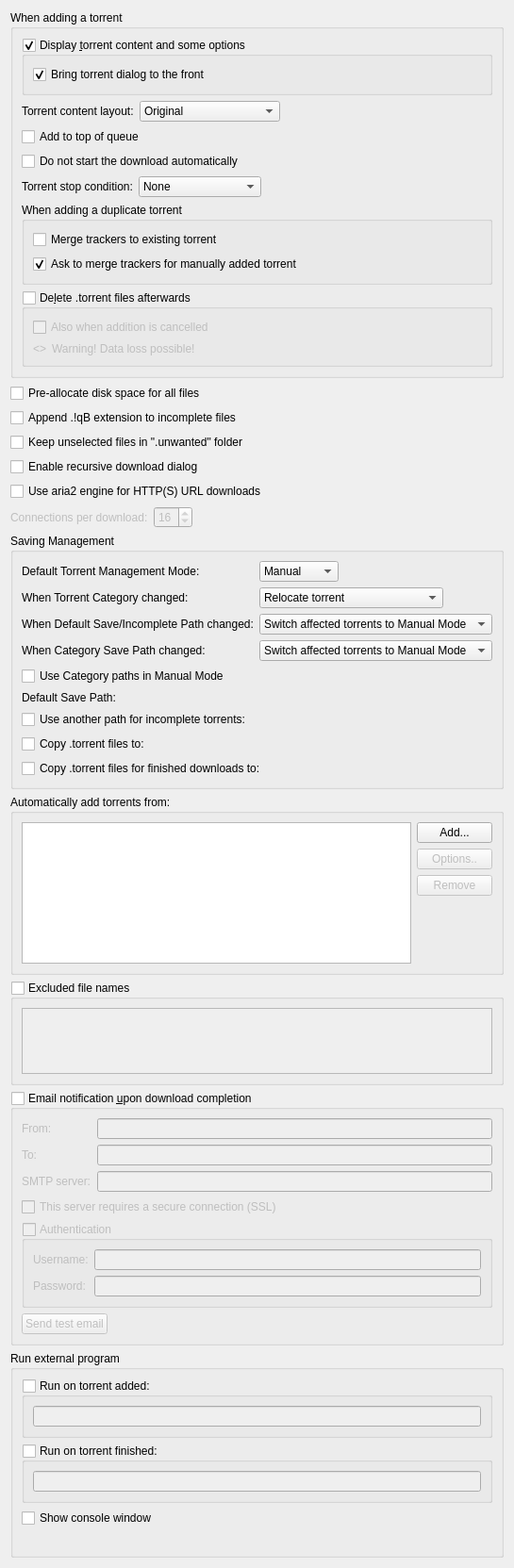
          <widget class="QWidget" name="scrollAreaWidgetContents_2">
           <property name="geometry">
            <rect>
             <x>0</x>
             <y>0</y>
             <width>539</width>
             <height>1457</height>
            </rect>
           </property>
           <layout class="QVBoxLayout" name="verticalLayout">
            <item>
             <widget class="QGroupBox" name="torrentAdditionBox">
              <property name="title">
               <string>When adding a torrent</string>
              </property>
              <layout class="QVBoxLayout" name="torrentAdditionBoxLayout">
               <item>
                <widget class="QGroupBox" name="checkAdditionDialog">
                 <property name="title">
                  <string>Display &amp;torrent content and some options</string>
                 </property>
                 <property name="checkable">
                  <bool>true</bool>
                 </property>
                 <layout class="QVBoxLayout" name="verticalLayout_18">
                  <item>
                   <widget class="QCheckBox" name="checkAdditionDialogFront">
                    <property name="text">
                     <string>Bring torrent dialog to the front</string>
                    </property>
                    <property name="checked">
                     <bool>true</bool>
                    </property>
                   </widget>
                  </item>
                 </layout>
                </widget>
               </item>
               <item>
                <layout class="QHBoxLayout" name="horizontalLayout_19">
                 <item>
                  <widget class="QLabel" name="contentLayoutLabel">
                   <property name="text">
                    <string>Torrent content layout:</string>
                   </property>
                  </widget>
                 </item>
                 <item>
                  <widget class="QComboBox" name="contentLayoutComboBox">
                   <property name="currentIndex">
                    <number>0</number>
                   </property>
                   <item>
                    <property name="text">
                     <string>Original</string>
                    </property>
                   </item>
                   <item>
                    <property name="text">
                     <string>Create subfolder</string>
                    </property>
                   </item>
                   <item>
                    <property name="text">
                     <string>Don't create subfolder</string>
                    </property>
                   </item>
                  </widget>
                 </item>
                 <item>
                  <spacer name="horizontalSpacer_20">
                   <property name="orientation">
                    <enum>Qt::Orientation::Horizontal</enum>
                   </property>
                   <property name="sizeHint" stdset="0">
                    <size>
                     <width>40</width>
                     <height>20</height>
                    </size>
                   </property>
                  </spacer>
                 </item>
                </layout>
               </item>
               <item>
                <widget class="QCheckBox" name="checkAddToQueueTop">
                 <property name="toolTip">
                  <string>The torrent will be added to the top of the download queue</string>
                 </property>
                 <property name="text">
                  <string extracomment="The torrent will be added to the top of the download queue">Add to top of queue</string>
                 </property>
                </widget>
               </item>
               <item>
                <widget class="QCheckBox" name="checkAddStopped">
                 <property name="toolTip">
                  <string>The torrent will be added to download list in a stopped state</string>
                 </property>
                 <property name="text">
                  <string extracomment="The torrent will be added to download list in a stopped state">Do not start the download automatically</string>
                 </property>
                </widget>
               </item>
               <item>
                <layout class="QHBoxLayout" name="stopConditionLayout">
                 <item>
                  <widget class="QLabel" name="stopConditionLabel">
                   <property name="text">
                    <string>Torrent stop condition:</string>
                   </property>
                  </widget>
                 </item>
                 <item>
                  <widget class="QComboBox" name="stopConditionComboBox">
                   <property name="currentIndex">
                    <number>0</number>
                   </property>
                   <item>
                    <property name="text">
                     <string>None</string>
                    </property>
                   </item>
                   <item>
                    <property name="text">
                     <string>Metadata received</string>
                    </property>
                   </item>
                   <item>
                    <property name="text">
                     <string>Files checked</string>
                    </property>
                   </item>
                  </widget>
                 </item>
                 <item>
                  <spacer name="stopConditionSpacer">
                   <property name="orientation">
                    <enum>Qt::Orientation::Horizontal</enum>
                   </property>
                   <property name="sizeHint" stdset="0">
                    <size>
                     <width>40</width>
                     <height>20</height>
                    </size>
                   </property>
                  </spacer>
                 </item>
                </layout>
               </item>
               <item>
                <widget class="QGroupBox" name="duplicateTorrentGroup">
                 <property name="title">
                  <string>When adding a duplicate torrent</string>
                 </property>
                 <layout class="QVBoxLayout" name="duplicateTorrentBoxLayout">
                  <item>
                   <widget class="QCheckBox" name="checkMergeTrackers">
                    <property name="text">
                     <string>Merge trackers to existing torrent</string>
                    </property>
                    <property name="checked">
                     <bool>false</bool>
                    </property>
                   </widget>
                  </item>
                  <item>
                   <widget class="QCheckBox" name="checkConfirmMergeTrackers">
                    <property name="text">
                     <string>Ask to merge trackers for manually added torrent</string>
                    </property>
                    <property name="checked">
                     <bool>true</bool>
                    </property>
                   </widget>
                  </item>
                 </layout>
                </widget>
               </item>
               <item>
                <widget class="QGroupBox" name="deleteTorrentBox">
                 <property name="toolTip">
                  <string>Whether the .torrent file should be deleted after adding it</string>
                 </property>
                 <property name="title">
                  <string>De&amp;lete .torrent files afterwards </string>
                 </property>
                 <property name="checkable">
                  <bool>true</bool>
                 </property>
                 <property name="checked">
                  <bool>false</bool>
                 </property>
                 <layout class="QVBoxLayout" name="deleteTorrentBoxLayout">
                  <item>
                   <widget class="QCheckBox" name="deleteCancelledTorrentBox">
                    <property name="toolTip">
                     <string>Also delete .torrent files whose addition was cancelled</string>
                    </property>
                    <property name="text">
                     <string>Also when addition is cancelled</string>
                    </property>
                   </widget>
                  </item>
                  <item>
                   <layout class="QHBoxLayout" name="deleteTorrentWarningLayout">
                    <item>
                     <widget class="QLabel" name="deleteTorrentWarningIcon">
                      <property name="sizePolicy">
                       <sizepolicy hsizetype="Fixed" vsizetype="Preferred">
                        <horstretch>0</horstretch>
                        <verstretch>0</verstretch>
                       </sizepolicy>
                      </property>
                      <property name="text">
                       <string notr="true">&lt;&gt;</string>
                      </property>
                     </widget>
                    </item>
                    <item>
                     <widget class="QLabel" name="deleteTorrentWarningLabel">
                      <property name="text">
                       <string>Warning! Data loss possible!</string>
                      </property>
                     </widget>
                    </item>
                   </layout>
                  </item>
                 </layout>
                </widget>
               </item>
              </layout>
             </widget>
            </item>
            <item>
             <widget class="QCheckBox" name="checkPreallocateAll">
              <property name="toolTip">
               <string>Allocate full file sizes on disk before starting downloads, to minimize fragmentation. Only useful for HDDs.</string>
              </property>
              <property name="text">
               <string>Pre-allocate disk space for all files</string>
              </property>
             </widget>
            </item>
            <item>
             <widget class="QCheckBox" name="checkAppendqB">
              <property name="text">
               <string>Append .!qB extension to incomplete files</string>
              </property>
             </widget>
            </item>
            <item>
             <widget class="QCheckBox" name="checkUnwantedFolder">
              <property name="text">
               <string>Keep unselected files in &quot;.unwanted&quot; folder</string>
              </property>
             </widget>
            </item>
            <item>
             <widget class="QCheckBox" name="checkRecursiveDownload">
              <property name="toolTip">
               <string>When a torrent is downloaded, offer to add torrents from any .torrent files found inside it</string>
              </property>
              <property name="text">
               <string>Enable recursive download dialog</string>
              </property>
             </widget>
            </item>
            <item>
             <widget class="QCheckBox" name="checkAria2Engine">
              <property name="toolTip">
               <string>Use the aria2 multi-connection engine for HTTP(S) URL downloads instead of the native single-connection downloader</string>
              </property>
              <property name="text">
               <string>Use aria2 engine for HTTP(S) URL downloads</string>
              </property>
             </widget>
            </item>
            <item>
             <layout class="QHBoxLayout" name="aria2ConnectionsLayout">
              <item>
               <widget class="QLabel" name="labelAria2Connections">
                <property name="enabled">
                 <bool>false</bool>
                </property>
                <property name="text">
                 <string>Connections per download:</string>
                </property>
               </widget>
              </item>
              <item>
               <widget class="QSpinBox" name="spinAria2Connections">
                <property name="enabled">
                 <bool>false</bool>
                </property>
                <property name="minimum">
                 <number>1</number>
                </property>
                <property name="maximum">
                 <number>64</number>
                </property>
                <property name="value">
                 <number>16</number>
                </property>
               </widget>
              </item>
              <item>
               <spacer name="aria2ConnectionsSpacer">
                <property name="orientation">
                 <enum>Qt::Orientation::Horizontal</enum>
                </property>
                <property name="sizeHint" stdset="0">
                 <size>
                  <width>40</width>
                  <height>20</height>
                 </size>
                </property>
               </spacer>
              </item>
             </layout>
            </item>
            <item>
             <widget class="QGroupBox" name="groupSavingManagement">
              <property name="title">
               <string>Saving Management</string>
              </property>
              <layout class="QVBoxLayout" name="groupSavingManagementLayout">
               <item>
                <layout class="QGridLayout" name="gridLayout_3">
                 <item row="0" column="0">
                  <widget class="QLabel" name="label_40">
                   <property name="text">
                    <string>Default Torrent Management Mode:</string>
                   </property>
                  </widget>
                 </item>
                 <item row="0" column="1">
                  <layout class="QHBoxLayout" name="horizontalLayout_70">
                   <property name="spacing">
                    <number>10</number>
                   </property>
                   <item>
                    <widget class="QComboBox" name="comboSavingMode">
                     <property name="toolTip">
                      <string>Automatic: Various torrent properties (e.g. save path) will be decided by the associated category
Manual: Various torrent properties (e.g. save path) must be assigned manually</string>
                     </property>
                     <item>
                      <property name="text">
                       <string>Manual</string>
                      </property>
                     </item>
                     <item>
                      <property name="text">
                       <string>Automatic</string>
                      </property>
                     </item>
                    </widget>
                   </item>
                   <item>
                    <spacer name="horizontalSpacer_160">
                     <property name="orientation">
                      <enum>Qt::Orientation::Horizontal</enum>
                     </property>
                     <property name="sizeHint" stdset="0">
                      <size>
                       <width>40</width>
                       <height>20</height>
                      </size>
                     </property>
                    </spacer>
                   </item>
                  </layout>
                 </item>
                 <item row="1" column="0">
                  <widget class="QLabel" name="labelTorrentCategoryChanged">
                   <property name="text">
                    <string>When Torrent Category changed:</string>
                   </property>
                  </widget>
                 </item>
                 <item row="1" column="1">
                  <layout class="QHBoxLayout" name="horizontalLayout_14">
                   <item>
                    <widget class="QComboBox" name="comboTorrentCategoryChanged">
                     <item>
                      <property name="text">
                       <string>Relocate torrent</string>
                      </property>
                     </item>
                     <item>
                      <property name="text">
                       <string>Switch torrent to Manual Mode</string>
                      </property>
                     </item>
                    </widget>
                   </item>
                   <item>
                    <spacer name="horizontalSpacer_17">
                     <property name="orientation">
                      <enum>Qt::Orientation::Horizontal</enum>
                     </property>
                     <property name="sizeHint" stdset="0">
                      <size>
                       <width>40</width>
                       <height>20</height>
                      </size>
                     </property>
                    </spacer>
                   </item>
                  </layout>
                 </item>
                 <item row="2" column="0">
                  <widget class="QLabel" name="labelCategoryDefaultPathChanged">
                   <property name="text">
                    <string>When Default Save/Incomplete Path changed:</string>
                   </property>
                  </widget>
                 </item>
                 <item row="2" column="1">
                  <layout class="QHBoxLayout" name="horizontalLayout_15">
                   <item>
                    <widget class="QComboBox" name="comboCategoryDefaultPathChanged">
                     <property name="currentIndex">
                      <number>1</number>
                     </property>
                     <item>
                      <property name="text">
                       <string>Relocate affected torrents</string>
                      </property>
                     </item>
                     <item>
                      <property name="text">
                       <string>Switch affected torrents to Manual Mode</string>
                      </property>
                     </item>
                    </widget>
                   </item>
                   <item>
                    <spacer name="horizontalSpacer_18">
                     <property name="orientation">
                      <enum>Qt::Orientation::Horizontal</enum>
                     </property>
                     <property name="sizeHint" stdset="0">
                      <size>
                       <width>40</width>
                       <height>20</height>
                      </size>
                     </property>
                    </spacer>
                   </item>
                  </layout>
                 </item>
                 <item row="3" column="0">
                  <widget class="QLabel" name="labelCategoryChanged">
                   <property name="text">
                    <string>When Category Save Path changed:</string>
                   </property>
                  </widget>
                 </item>
                 <item row="3" column="1">
                  <layout class="QHBoxLayout" name="horizontalLayout_17">
                   <item>
                    <widget class="QComboBox" name="comboCategoryChanged">
                     <property name="currentIndex">
                      <number>1</number>
                     </property>
                     <item>
                      <property name="text">
                       <string>Relocate affected torrents</string>
                      </property>
                     </item>
                     <item>
                      <property name="text">
                       <string>Switch affected torrents to Manual Mode</string>
                      </property>
                     </item>
                    </widget>
                   </item>
                   <item>
                    <spacer name="horizontalSpacer_19">
                     <property name="orientation">
                      <enum>Qt::Orientation::Horizontal</enum>
                     </property>
                     <property name="sizeHint" stdset="0">
                      <size>
                       <width>40</width>
                       <height>20</height>
                      </size>
                     </property>
                    </spacer>
                   </item>
                  </layout>
                 </item>
                </layout>
               </item>
               <item>
                <widget class="QCheckBox" name="checkUseCategoryPaths">
                 <property name="toolTip">
                  <string>Resolve relative Save Path against appropriate Category path instead of Default one</string>
                 </property>
                 <property name="text">
                  <string>Use Category paths in Manual Mode</string>
                 </property>
                </widget>
               </item>
               <item>
                <layout class="QGridLayout" name="gridLayout_4">
                 <item row="0" column="0">
                  <widget class="QLabel" name="labelSavePath">
                   <property name="text">
                    <string>Default Save Path:</string>
                   </property>
                  </widget>
                 </item>
                 <item row="0" column="1">
                  <widget class="FileSystemPathLineEdit" name="textSavePath" native="true"/>
                 </item>
                 <item row="1" column="0">
                  <widget class="QCheckBox" name="checkUseDownloadPath">
                   <property name="text">
                    <string>Use another path for incomplete torrents:</string>
                   </property>
                  </widget>
                 </item>
                 <item row="1" column="1">
                  <widget class="FileSystemPathLineEdit" name="textDownloadPath" native="true"/>
                 </item>
                 <item row="2" column="0">
                  <widget class="QCheckBox" name="checkExportDir">
                   <property name="text">
                    <string>Copy .torrent files to:</string>
                   </property>
                  </widget>
                 </item>
                 <item row="2" column="1">
                  <widget class="FileSystemPathLineEdit" name="textExportDir" native="true"/>
                 </item>
                 <item row="3" column="0">
                  <widget class="QCheckBox" name="checkExportDirFin">
                   <property name="text">
                    <string>Copy .torrent files for finished downloads to:</string>
                   </property>
                  </widget>
                 </item>
                 <item row="3" column="1">
                  <widget class="FileSystemPathLineEdit" name="textExportDirFin" native="true"/>
                 </item>
                </layout>
               </item>
              </layout>
             </widget>
            </item>
            <item>
             <widget class="QGroupBox" name="groupBox_2">
              <property name="title">
               <string>Automatically add torrents from:</string>
              </property>
              <layout class="QVBoxLayout" name="verticalLayout_38">
               <item>
                <layout class="QHBoxLayout" name="horizontalLayout_16">
                 <item>
                  <widget class="QTreeView" name="scanFoldersView">
                   <property name="sizePolicy">
                    <sizepolicy hsizetype="Expanding" vsizetype="Expanding">
                     <horstretch>0</horstretch>
                     <verstretch>1</verstretch>
                    </sizepolicy>
                   </property>
                   <property name="minimumSize">
                    <size>
                     <width>250</width>
                     <height>150</height>
                    </size>
                   </property>
                   <property name="editTriggers">
                    <set>QAbstractItemView::EditTrigger::AllEditTriggers</set>
                   </property>
                   <property name="selectionMode">
                    <enum>QAbstractItemView::SelectionMode::SingleSelection</enum>
                   </property>
                   <property name="selectionBehavior">
                    <enum>QAbstractItemView::SelectionBehavior::SelectRows</enum>
                   </property>
                   <property name="textElideMode">
                    <enum>Qt::TextElideMode::ElideNone</enum>
                   </property>
                   <property name="rootIsDecorated">
                    <bool>false</bool>
                   </property>
                   <attribute name="headerDefaultSectionSize">
                    <number>80</number>
                   </attribute>
                   <attribute name="headerStretchLastSection">
                    <bool>false</bool>
                   </attribute>
                  </widget>
                 </item>
                 <item>
                  <layout class="QVBoxLayout" name="verticalLayout_37">
                   <item>
                    <widget class="QPushButton" name="addWatchedFolderButton">
                     <property name="text">
                      <string>Add...</string>
                     </property>
                    </widget>
                   </item>
                   <item>
                    <widget class="QPushButton" name="editWatchedFolderButton">
                     <property name="enabled">
                      <bool>false</bool>
                     </property>
                     <property name="text">
                      <string>Options..</string>
                     </property>
                    </widget>
                   </item>
                   <item>
                    <widget class="QPushButton" name="removeWatchedFolderButton">
                     <property name="enabled">
                      <bool>false</bool>
                     </property>
                     <property name="text">
                      <string>Remove</string>
                     </property>
                    </widget>
                   </item>
                   <item>
                    <spacer name="verticalSpacer_6">
                     <property name="orientation">
                      <enum>Qt::Orientation::Vertical</enum>
                     </property>
                     <property name="sizeHint" stdset="0">
                      <size>
                       <width>20</width>
                       <height>40</height>
                      </size>
                     </property>
                    </spacer>
                   </item>
                  </layout>
                 </item>
                </layout>
               </item>
              </layout>
             </widget>
            </item>
            <item>
             <widget class="QGroupBox" name="groupExcludedFileNames">
              <property name="title">
               <string>Excluded file names</string>
              </property>
              <property name="checkable">
               <bool>true</bool>
              </property>
              <property name="checked">
               <bool>false</bool>
              </property>
              <layout class="QVBoxLayout" name="verticalLayout_311">
               <item>
                <widget class="QPlainTextEdit" name="textExcludedFileNames">
                 <property name="toolTip">
                  <string>Blacklist filtered file names from being downloaded from torrent(s).
Files matching any of the filters in this list will have their priority automatically set to &quot;Do not download&quot;.

Use newlines to separate multiple entries. Can use wildcards as outlined below.
*: matches zero or more of any characters.
?: matches any single character.
[...]: sets of characters can be represented in square brackets.

Examples
*.exe: filter '.exe' file extension.
readme.txt: filter exact file name.
?.txt: filter 'a.txt', 'b.txt' but not 'aa.txt'.
readme[0-9].txt: filter 'readme1.txt', 'readme2.txt' but not 'readme10.txt'.</string>
                 </property>
                 <property name="tabChangesFocus">
                  <bool>true</bool>
                 </property>
                 <property name="lineWrapMode">
                  <enum>QPlainTextEdit::LineWrapMode::NoWrap</enum>
                 </property>
                </widget>
               </item>
              </layout>
             </widget>
            </item>
            <item>
             <widget class="QGroupBox" name="groupMailNotification">
              <property name="title">
               <string>Email notification &amp;upon download completion</string>
              </property>
              <property name="checkable">
               <bool>true</bool>
              </property>
              <property name="checked">
               <bool>false</bool>
              </property>
              <layout class="QVBoxLayout" name="verticalLayout_171">
               <item>
                <layout class="QGridLayout" name="gridLayout_9">
                 <item row="0" column="0">
                  <widget class="QLabel" name="label_25">
                   <property name="toolTip">
                    <string>Sender</string>
                   </property>
                   <property name="text">
                    <string comment="From sender">From:</string>
                   </property>
                  </widget>
                 </item>
                 <item row="0" column="1">
                  <widget class="QLineEdit" name="senderEmailTxt"/>
                 </item>
                 <item row="1" column="0">
                  <widget class="QLabel" name="label_2">
                   <property name="toolTip">
                    <string>Receiver</string>
                   </property>
                   <property name="text">
                    <string comment="To receiver">To:</string>
                   </property>
                  </widget>
                 </item>
                 <item row="1" column="1">
                  <widget class="QLineEdit" name="lineEditDestEmail"/>
                 </item>
                 <item row="2" column="0">
                  <widget class="QLabel" name="label_3">
                   <property name="text">
                    <string>SMTP server:</string>
                   </property>
                  </widget>
                 </item>
                 <item row="2" column="1">
                  <widget class="QLineEdit" name="lineEditSmtpServer"/>
                 </item>
                </layout>
               </item>
               <item>
                <widget class="QCheckBox" name="checkSmtpSSL">
                 <property name="text">
                  <string>This server requires a secure connection (SSL)</string>
                 </property>
                </widget>
               </item>
               <item>
                <widget class="QGroupBox" name="groupMailNotifAuth">
                 <property name="title">
                  <string>Authentication</string>
                 </property>
                 <property name="checkable">
                  <bool>true</bool>
                 </property>
                 <property name="checked">
                  <bool>false</bool>
                 </property>
                 <layout class="QFormLayout" name="formLayout_2">
                  <item row="0" column="0">
                   <widget class="QLabel" name="label_7">
                    <property name="text">
                     <string>Username:</string>
                    </property>
                   </widget>
                  </item>
                  <item row="0" column="1">
                   <widget class="QLineEdit" name="mailNotifUsername"/>
                  </item>
                  <item row="1" column="0">
                   <widget class="QLabel" name="label_8">
                    <property name="text">
                     <string>Password:</string>
                    </property>
                   </widget>
                  </item>
                  <item row="1" column="1">
                   <widget class="QLineEdit" name="mailNotifPassword">
                    <property name="echoMode">
                     <enum>QLineEdit::EchoMode::Password</enum>
                    </property>
                   </widget>
                  </item>
                 </layout>
                </widget>
               </item>
               <item>
                <widget class="QPushButton" name="sendTestEmail">
                 <property name="sizePolicy">
                  <sizepolicy hsizetype="Fixed" vsizetype="Fixed">
                   <horstretch>0</horstretch>
                   <verstretch>0</verstretch>
                  </sizepolicy>
                 </property>
                 <property name="text">
                  <string>Send test email</string>
                 </property>
                </widget>
               </item>
              </layout>
             </widget>
            </item>
            <item>
             <widget class="QGroupBox" name="autoRunBox">
              <property name="title">
               <string>Run external program</string>
              </property>
              <layout class="QVBoxLayout" name="verticalLayout_19">
               <item>
                <widget class="QGroupBox" name="groupBoxRunOnAdded">
                 <property name="title">
                  <string>Run on torrent added:</string>
                 </property>
                 <property name="checkable">
                  <bool>true</bool>
                 </property>
                 <property name="checked">
                  <bool>false</bool>
                 </property>
                 <layout class="QVBoxLayout" name="verticalLayout_39">
                  <item>
                   <widget class="QLineEdit" name="lineEditRunOnAdded"/>
                  </item>
                 </layout>
                </widget>
               </item>
               <item>
                <widget class="QGroupBox" name="groupBoxRunOnFinished">
                 <property name="title">
                  <string>Run on torrent finished:</string>
                 </property>
                 <property name="checkable">
                  <bool>true</bool>
                 </property>
                 <property name="checked">
                  <bool>false</bool>
                 </property>
                 <layout class="QVBoxLayout" name="verticalLayout_36">
                  <item>
                   <widget class="QLineEdit" name="lineEditRunOnFinished"/>
                  </item>
                 </layout>
                </widget>
               </item>
               <item>
                <widget class="QCheckBox" name="autoRunConsole">
                 <property name="text">
                  <string>Show console window</string>
                 </property>
                </widget>
               </item>
               <item>
                <widget class="QLabel" name="labelAutoRunParam">
                 <property name="wordWrap">
                  <bool>true</bool>
                 </property>
                </widget>
               </item>
              </layout>
             </widget>
            </item>
           </layout>
          </widget>
